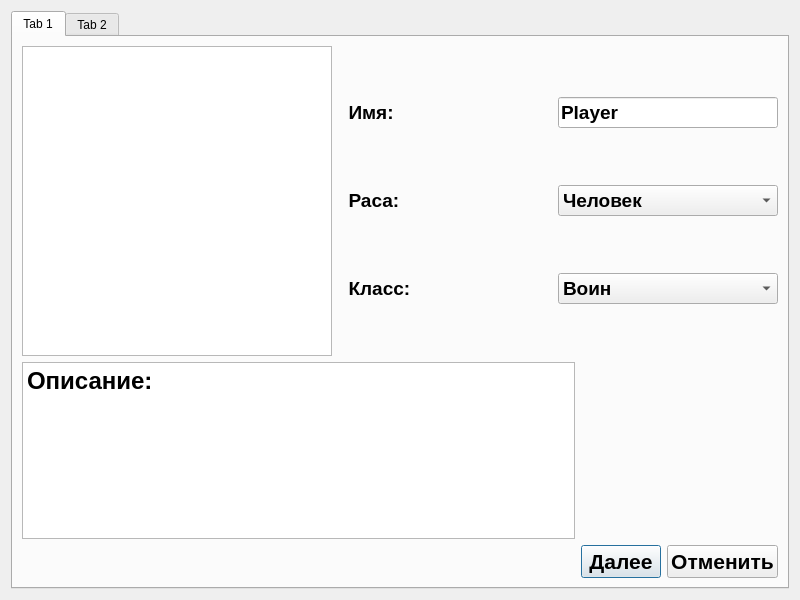
<?xml version="1.0" encoding="UTF-8"?>
<ui version="4.0">
 <class>NewGamePlayer</class>
 <widget class="QDialog" name="NewGamePlayer">
  <property name="enabled">
   <bool>true</bool>
  </property>
  <property name="geometry">
   <rect>
    <x>0</x>
    <y>0</y>
    <width>800</width>
    <height>600</height>
   </rect>
  </property>
  <property name="minimumSize">
   <size>
    <width>800</width>
    <height>600</height>
   </size>
  </property>
  <property name="maximumSize">
   <size>
    <width>2000</width>
    <height>1500</height>
   </size>
  </property>
  <property name="windowTitle">
   <string>Dialog</string>
  </property>
  <layout class="QGridLayout" name="gridLayout">
   <item row="0" column="0">
    <widget class="QTabWidget" name="tabWidget">
     <property name="currentIndex">
      <number>0</number>
     </property>
     <widget class="QWidget" name="tab">
      <attribute name="title">
       <string>Tab 1</string>
      </attribute>
      <layout class="QGridLayout" name="gridLayout_2">
       <item row="0" column="0" colspan="2">
        <layout class="QHBoxLayout" name="horizontalLayout_3">
         <item>
          <widget class="QGraphicsView" name="PlayerIcon">
           <property name="minimumSize">
            <size>
             <width>310</width>
             <height>310</height>
            </size>
           </property>
           <property name="maximumSize">
            <size>
             <width>310</width>
             <height>310</height>
            </size>
           </property>
          </widget>
         </item>
         <item>
          <layout class="QVBoxLayout" name="verticalLayout">
           <item>
            <layout class="QHBoxLayout" name="horizontalLayout_2">
             <item>
              <widget class="QLabel" name="label">
               <property name="font">
                <font>
                 <pointsize>14</pointsize>
                 <weight>75</weight>
                 <bold>true</bold>
                </font>
               </property>
               <property name="text">
                <string>  Имя:</string>
               </property>
              </widget>
             </item>
             <item>
              <spacer name="horizontalSpacer_5">
               <property name="orientation">
                <enum>Qt::Horizontal</enum>
               </property>
               <property name="sizeHint" stdset="0">
                <size>
                 <width>40</width>
                 <height>20</height>
                </size>
               </property>
              </spacer>
             </item>
             <item>
              <widget class="QLineEdit" name="PlayerName">
               <property name="minimumSize">
                <size>
                 <width>220</width>
                 <height>0</height>
                </size>
               </property>
               <property name="maximumSize">
                <size>
                 <width>220</width>
                 <height>16777215</height>
                </size>
               </property>
               <property name="font">
                <font>
                 <pointsize>14</pointsize>
                 <weight>75</weight>
                 <bold>true</bold>
                </font>
               </property>
               <property name="text">
                <string>Player</string>
               </property>
              </widget>
             </item>
            </layout>
           </item>
           <item>
            <layout class="QHBoxLayout" name="horizontalLayout_5">
             <item>
              <widget class="QLabel" name="label_3">
               <property name="font">
                <font>
                 <pointsize>14</pointsize>
                 <weight>75</weight>
                 <bold>true</bold>
                </font>
               </property>
               <property name="text">
                <string>  Раса:</string>
               </property>
              </widget>
             </item>
             <item>
              <spacer name="horizontalSpacer_6">
               <property name="orientation">
                <enum>Qt::Horizontal</enum>
               </property>
               <property name="sizeHint" stdset="0">
                <size>
                 <width>40</width>
                 <height>20</height>
                </size>
               </property>
              </spacer>
             </item>
             <item>
              <widget class="QComboBox" name="RaceComboBox">
               <property name="minimumSize">
                <size>
                 <width>220</width>
                 <height>0</height>
                </size>
               </property>
               <property name="maximumSize">
                <size>
                 <width>220</width>
                 <height>16777215</height>
                </size>
               </property>
               <property name="font">
                <font>
                 <pointsize>14</pointsize>
                 <weight>75</weight>
                 <bold>true</bold>
                </font>
               </property>
               <item>
                <property name="text">
                 <string>Человек</string>
                </property>
               </item>
               <item>
                <property name="text">
                 <string>Орк</string>
                </property>
               </item>
               <item>
                <property name="text">
                 <string>Эльф</string>
                </property>
               </item>
              </widget>
             </item>
            </layout>
           </item>
           <item>
            <layout class="QHBoxLayout" name="horizontalLayout_4">
             <item>
              <widget class="QLabel" name="label_2">
               <property name="font">
                <font>
                 <pointsize>14</pointsize>
                 <weight>75</weight>
                 <bold>true</bold>
                </font>
               </property>
               <property name="text">
                <string>  Класс:</string>
               </property>
              </widget>
             </item>
             <item>
              <spacer name="horizontalSpacer_7">
               <property name="orientation">
                <enum>Qt::Horizontal</enum>
               </property>
               <property name="sizeHint" stdset="0">
                <size>
                 <width>40</width>
                 <height>20</height>
                </size>
               </property>
              </spacer>
             </item>
             <item>
              <widget class="QComboBox" name="ClassComboBox">
               <property name="minimumSize">
                <size>
                 <width>220</width>
                 <height>0</height>
                </size>
               </property>
               <property name="maximumSize">
                <size>
                 <width>220</width>
                 <height>16777215</height>
                </size>
               </property>
               <property name="font">
                <font>
                 <pointsize>14</pointsize>
                 <weight>75</weight>
                 <bold>true</bold>
                </font>
               </property>
               <property name="currentText">
                <string>Воин</string>
               </property>
               <item>
                <property name="text">
                 <string>Воин</string>
                </property>
               </item>
               <item>
                <property name="text">
                 <string>Маг</string>
                </property>
               </item>
               <item>
                <property name="text">
                 <string>Охотник</string>
                </property>
               </item>
              </widget>
             </item>
            </layout>
           </item>
          </layout>
         </item>
        </layout>
       </item>
       <item row="2" column="0">
        <spacer name="horizontalSpacer_2">
         <property name="orientation">
          <enum>Qt::Horizontal</enum>
         </property>
         <property name="sizeHint" stdset="0">
          <size>
           <width>40</width>
           <height>20</height>
          </size>
         </property>
        </spacer>
       </item>
       <item row="1" column="1">
        <spacer name="verticalSpacer">
         <property name="orientation">
          <enum>Qt::Vertical</enum>
         </property>
         <property name="sizeHint" stdset="0">
          <size>
           <width>20</width>
           <height>175</height>
          </size>
         </property>
        </spacer>
       </item>
       <item row="2" column="1">
        <layout class="QHBoxLayout" name="horizontalLayout">
         <item>
          <widget class="QPushButton" name="pushButton_2">
           <property name="font">
            <font>
             <pointsize>16</pointsize>
             <weight>75</weight>
             <bold>true</bold>
            </font>
           </property>
           <property name="text">
            <string>Далее</string>
           </property>
          </widget>
         </item>
         <item>
          <widget class="QPushButton" name="pushButton">
           <property name="font">
            <font>
             <pointsize>16</pointsize>
             <weight>75</weight>
             <bold>true</bold>
            </font>
           </property>
           <property name="text">
            <string>Отменить</string>
           </property>
          </widget>
         </item>
        </layout>
       </item>
       <item row="1" column="0">
        <widget class="QTextEdit" name="textEdit">
         <property name="readOnly">
          <bool>true</bool>
         </property>
         <property name="html">
          <string>&lt;!DOCTYPE HTML PUBLIC &quot;-//W3C//DTD HTML 4.0//EN&quot; &quot;http://www.w3.org/TR/REC-html40/strict.dtd&quot;&gt;
&lt;html&gt;&lt;head&gt;&lt;meta name=&quot;qrichtext&quot; content=&quot;1&quot; /&gt;&lt;style type=&quot;text/css&quot;&gt;
p, li { white-space: pre-wrap; }
&lt;/style&gt;&lt;/head&gt;&lt;body style=&quot; font-family:'Ubuntu'; font-size:12pt; font-weight:400; font-style:normal;&quot;&gt;
&lt;p style=&quot; margin-top:0px; margin-bottom:0px; margin-left:0px; margin-right:0px; -qt-block-indent:0; text-indent:0px;&quot;&gt;&lt;span style=&quot; font-size:18pt; font-weight:600;&quot;&gt;Описание:&lt;/span&gt;&lt;/p&gt;
&lt;p style=&quot;-qt-paragraph-type:empty; margin-top:0px; margin-bottom:0px; margin-left:0px; margin-right:0px; -qt-block-indent:0; text-indent:0px; font-size:18pt; font-weight:600;&quot;&gt;&lt;br /&gt;&lt;/p&gt;
&lt;p style=&quot;-qt-paragraph-type:empty; margin-top:0px; margin-bottom:0px; margin-left:0px; margin-right:0px; -qt-block-indent:0; text-indent:0px;&quot;&gt;&lt;br /&gt;&lt;/p&gt;
&lt;p style=&quot;-qt-paragraph-type:empty; margin-top:0px; margin-bottom:0px; margin-left:0px; margin-right:0px; -qt-block-indent:0; text-indent:0px;&quot;&gt;&lt;br /&gt;&lt;/p&gt;&lt;/body&gt;&lt;/html&gt;</string>
         </property>
        </widget>
       </item>
      </layout>
     </widget>
     <widget class="QWidget" name="tab_2">
      <attribute name="title">
       <string>Tab 2</string>
      </attribute>
      <layout class="QGridLayout" name="gridLayout_3">
       <item row="0" column="0">
        <layout class="QGridLayout" name="gridLayout_4">
         <item row="0" column="0">
          <widget class="QLabel" name="label_4">
           <property name="font">
            <font>
             <pointsize>16</pointsize>
             <weight>75</weight>
             <bold>true</bold>
            </font>
           </property>
           <property name="text">
            <string>Сила: </string>
           </property>
          </widget>
         </item>
         <item row="0" column="1">
          <layout class="QHBoxLayout" name="horizontalLayout_7">
           <item>
            <widget class="QLineEdit" name="lineEdit">
             <property name="minimumSize">
              <size>
               <width>30</width>
               <height>30</height>
              </size>
             </property>
             <property name="maximumSize">
              <size>
               <width>40</width>
               <height>30</height>
              </size>
             </property>
             <property name="text">
              <string/>
             </property>
             <property name="readOnly">
              <bool>true</bool>
             </property>
            </widget>
           </item>
           <item>
            <widget class="QPushButton" name="pushButton_5">
             <property name="minimumSize">
              <size>
               <width>30</width>
               <height>30</height>
              </size>
             </property>
             <property name="maximumSize">
              <size>
               <width>30</width>
               <height>30</height>
              </size>
             </property>
             <property name="text">
              <string>+</string>
             </property>
            </widget>
           </item>
           <item>
            <widget class="QPushButton" name="pushButton_6">
             <property name="minimumSize">
              <size>
               <width>30</width>
               <height>30</height>
              </size>
             </property>
             <property name="maximumSize">
              <size>
               <width>30</width>
               <height>30</height>
              </size>
             </property>
             <property name="text">
              <string>-</string>
             </property>
            </widget>
           </item>
           <item>
            <spacer name="horizontalSpacer_3">
             <property name="orientation">
              <enum>Qt::Horizontal</enum>
             </property>
             <property name="sizeHint" stdset="0">
              <size>
               <width>40</width>
               <height>20</height>
              </size>
             </property>
            </spacer>
           </item>
          </layout>
         </item>
         <item row="1" column="0">
          <widget class="QLabel" name="label_5">
           <property name="font">
            <font>
             <pointsize>16</pointsize>
             <weight>75</weight>
             <bold>true</bold>
            </font>
           </property>
           <property name="text">
            <string>Ловкость:</string>
           </property>
          </widget>
         </item>
         <item row="1" column="1">
          <layout class="QHBoxLayout" name="horizontalLayout_8">
           <item>
            <widget class="QLineEdit" name="lineEdit_2">
             <property name="minimumSize">
              <size>
               <width>30</width>
               <height>30</height>
              </size>
             </property>
             <property name="maximumSize">
              <size>
               <width>40</width>
               <height>30</height>
              </size>
             </property>
             <property name="readOnly">
              <bool>true</bool>
             </property>
            </widget>
           </item>
           <item>
            <widget class="QPushButton" name="pushButton_7">
             <property name="minimumSize">
              <size>
               <width>30</width>
               <height>30</height>
              </size>
             </property>
             <property name="maximumSize">
              <size>
               <width>30</width>
               <height>30</height>
              </size>
             </property>
             <property name="text">
              <string>+</string>
             </property>
            </widget>
           </item>
           <item>
            <widget class="QPushButton" name="pushButton_8">
             <property name="minimumSize">
              <size>
               <width>30</width>
               <height>30</height>
              </size>
             </property>
             <property name="maximumSize">
              <size>
               <width>30</width>
               <height>30</height>
              </size>
             </property>
             <property name="text">
              <string>-</string>
             </property>
            </widget>
           </item>
           <item>
            <spacer name="horizontalSpacer_4">
             <property name="orientation">
              <enum>Qt::Horizontal</enum>
             </property>
             <property name="sizeHint" stdset="0">
              <size>
               <width>40</width>
               <height>20</height>
              </size>
             </property>
            </spacer>
           </item>
          </layout>
         </item>
         <item row="2" column="0">
          <widget class="QLabel" name="label_6">
           <property name="font">
            <font>
             <pointsize>16</pointsize>
             <weight>75</weight>
             <bold>true</bold>
            </font>
           </property>
           <property name="text">
            <string>Интелект:</string>
           </property>
          </widget>
         </item>
         <item row="2" column="1">
          <layout class="QHBoxLayout" name="horizontalLayout_9">
           <item>
            <widget class="QLineEdit" name="lineEdit_3">
             <property name="minimumSize">
              <size>
               <width>30</width>
               <height>30</height>
              </size>
             </property>
             <property name="maximumSize">
              <size>
               <width>40</width>
               <height>30</height>
              </size>
             </property>
             <property name="readOnly">
              <bool>true</bool>
             </property>
            </widget>
           </item>
           <item>
            <widget class="QPushButton" name="pushButton_9">
             <property name="minimumSize">
              <size>
               <width>30</width>
               <height>30</height>
              </size>
             </property>
             <property name="maximumSize">
              <size>
               <width>30</width>
               <height>30</height>
              </size>
             </property>
             <property name="text">
              <string>+</string>
             </property>
            </widget>
           </item>
           <item>
            <widget class="QPushButton" name="pushButton_10">
             <property name="minimumSize">
              <size>
               <width>30</width>
               <height>30</height>
              </size>
             </property>
             <property name="maximumSize">
              <size>
               <width>30</width>
               <height>30</height>
              </size>
             </property>
             <property name="text">
              <string>-</string>
             </property>
            </widget>
           </item>
           <item>
            <spacer name="horizontalSpacer_8">
             <property name="orientation">
              <enum>Qt::Horizontal</enum>
             </property>
             <property name="sizeHint" stdset="0">
              <size>
               <width>40</width>
               <height>20</height>
              </size>
             </property>
            </spacer>
           </item>
          </layout>
         </item>
        </layout>
       </item>
       <item row="2" column="0">
        <layout class="QHBoxLayout" name="horizontalLayout_6">
         <item>
          <spacer name="horizontalSpacer">
           <property name="orientation">
            <enum>Qt::Horizontal</enum>
           </property>
           <property name="sizeHint" stdset="0">
            <size>
             <width>40</width>
             <height>20</height>
            </size>
           </property>
          </spacer>
         </item>
         <item>
          <widget class="QPushButton" name="pushButton_11">
           <property name="font">
            <font>
             <pointsize>16</pointsize>
             <weight>75</weight>
             <bold>true</bold>
            </font>
           </property>
           <property name="text">
            <string>Назад</string>
           </property>
          </widget>
         </item>
         <item>
          <widget class="QPushButton" name="pushButton_3">
           <property name="font">
            <font>
             <pointsize>16</pointsize>
             <weight>75</weight>
             <bold>true</bold>
            </font>
           </property>
           <property name="text">
            <string>Начать игру</string>
           </property>
          </widget>
         </item>
         <item>
          <widget class="QPushButton" name="pushButton_4">
           <property name="font">
            <font>
             <pointsize>16</pointsize>
             <weight>75</weight>
             <bold>true</bold>
            </font>
           </property>
           <property name="text">
            <string>Отмена</string>
           </property>
          </widget>
         </item>
        </layout>
       </item>
       <item row="1" column="0">
        <spacer name="verticalSpacer_2">
         <property name="orientation">
          <enum>Qt::Vertical</enum>
         </property>
         <property name="sizeHint" stdset="0">
          <size>
           <width>20</width>
           <height>40</height>
          </size>
         </property>
        </spacer>
       </item>
      </layout>
      <zorder></zorder>
      <zorder>verticalSpacer_2</zorder>
     </widget>
    </widget>
   </item>
  </layout>
 </widget>
 <resources/>
 <connections>
  <connection>
   <sender>pushButton</sender>
   <signal>clicked()</signal>
   <receiver>NewGamePlayer</receiver>
   <slot>reject()</slot>
   <hints>
    <hint type="sourcelabel">
     <x>751</x>
     <y>563</y>
    </hint>
    <hint type="destinationlabel">
     <x>164</x>
     <y>-1</y>
    </hint>
   </hints>
  </connection>
  <connection>
   <sender>pushButton_3</sender>
   <signal>clicked()</signal>
   <receiver>NewGamePlayer</receiver>
   <slot>accept()</slot>
   <hints>
    <hint type="sourcelabel">
     <x>590</x>
     <y>560</y>
    </hint>
    <hint type="destinationlabel">
     <x>3</x>
     <y>362</y>
    </hint>
   </hints>
  </connection>
  <connection>
   <sender>pushButton_4</sender>
   <signal>clicked()</signal>
   <receiver>NewGamePlayer</receiver>
   <slot>reject()</slot>
   <hints>
    <hint type="sourcelabel">
     <x>719</x>
     <y>565</y>
    </hint>
    <hint type="destinationlabel">
     <x>798</x>
     <y>417</y>
    </hint>
   </hints>
  </connection>
 </connections>
</ui>
